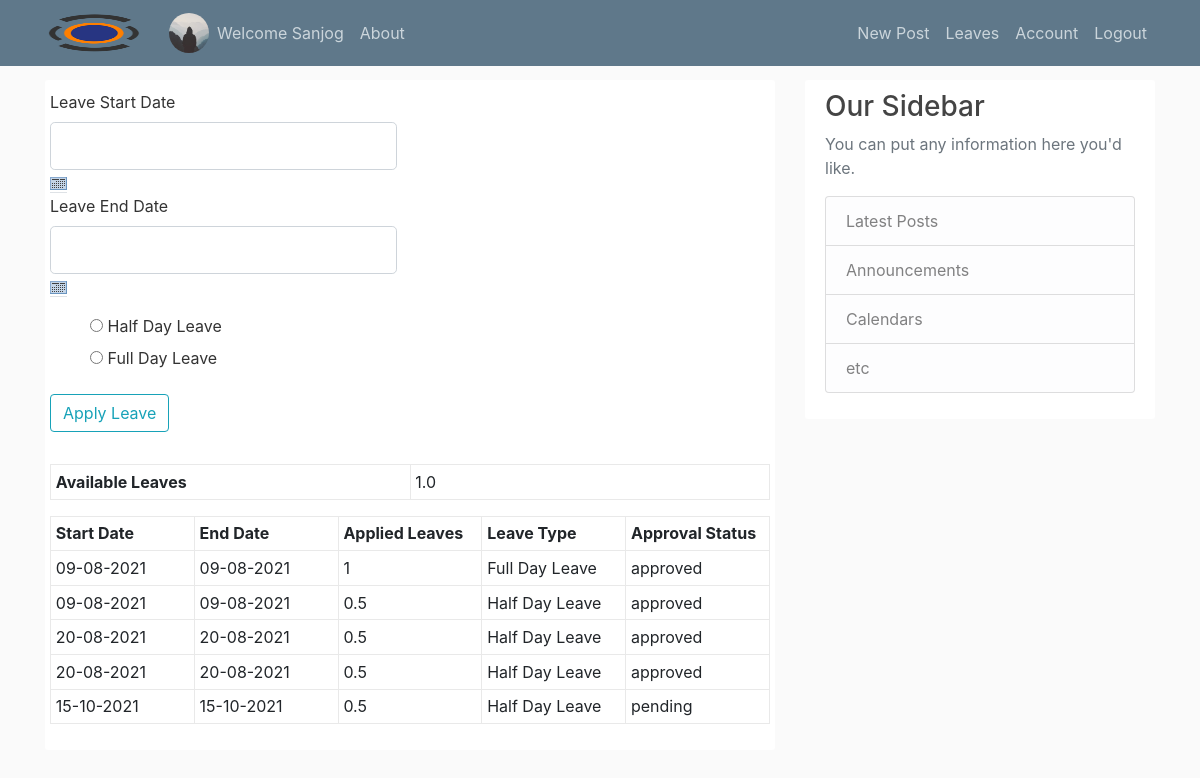
Page /leave (signed in) on the committed database.
### flaskblog/models.py (models this page shows, shortened)
class User(db.Model, UserMixin):
    id = db.Column(db.Integer, primary_key=True)
    username = db.Column(db.String(20), nullable=False)
    email = db.Column(db.String(120), unique=True, nullable=False)
    image_file = db.Column(db.String(20), nullable=False, default='default.jpg')
    password = db.Column(db.String(60), nullable=False)
    registration_time = db.Column(db.DateTime, nullable=False, default=datetime.utcnow())
    manager_byemail = db.Column(db.String(60), nullable=False)
    posts = db.relationship('Post', backref='author', lazy=True)
    leaves = db.relationship('Leaves', backref='author', lazy=True)
    role_id = db.Column(db.Integer, db.ForeignKey('roles.id'))
    testcaseid=db.Column(db.String(20), unique=True)
    total_applied_leaves = db.Column(db.Integer, default=0)

class Leaves(db.Model):
    id = db.Column(db.Integer, primary_key=True)
    startdate = db.Column(db.String(10), nullable=False)
    applied_datetime = db.Column(db.DateTime, nullable=False, default=datetime.utcnow())
    enddate = db.Column(db.String(10), nullable=False)
    applied_leaves = db.Column(db.Integer, nullable=False)
    leave_type = db.Column(db.String(100), nullable=False)
    approved = db.Column(db.String(10), nullable=False)
    user_id = db.Column(db.Integer, db.ForeignKey('user.id'), nullable=False)
    pending_leaves=db.Column(db.Integer, default=0)

### flaskblog/leave/routes.py (the view, shortened to what this page needs)
@posts.route("/leave", methods=['GET','POST'])
@login_required
def leave_summary():
    l = Leaves.query.filter(Leaves.applied_datetime < datetime.now()).all()
    form = LeaveappliedDate()
    joiningDate= current_user.registration_time
    now = datetime.now()
    currentDate = datetime(now.year, now.month, now.day)
    Total_months = (currentDate.year - joiningDate.year) * 12 + currentDate.month - joiningDate.month
    Default_leaves = 2
    if Total_months > 1:
        Default_leaves = Default_leaves + (Total_months - 1) * 2
    leaves.applied_leaves=Default_leaves
    db.session.commit()
    previously_appliedleaves = Leaves.query.filter_by(user_id=current_user.id).all()
    sum_previously_appliedleaves = 0
    for i in previously_appliedleaves:
        sum_previously_appliedleaves = sum_previously_appliedleaves + i.applied_leaves
    q=User.query.filter_by(email=current_user.email).first()
    q.total_applied_leaves=sum_previously_appliedleaves
    db.session.commit()
    if sum_previously_appliedleaves > 0:
        Default_leaves = Default_leaves - sum_previously_appliedleaves
    allstartleaveslist=[]
    leavespending=Leaves.query.filter_by(user_id=current_user.id).all()
    return render_template('leave.html',tile='LeaveSummary',form=form, y=Default_leaves,leaveall=previously_appliedleaves, leavespending=leavespending)

### flaskblog/leave/forms.py
class LeaveappliedDate(FlaskForm):
        date = StringField('Leave Start Date',
                               validators=[DataRequired()])
        enddate = StringField('Leave End Date',
                               validators=[DataRequired()])
        leavetype = RadioField('', choices=[('Half Day Leave','Half Day Leave'),('Full Day Leave','Full Day Leave')])
        submit=SubmitField("Apply Leave")

### flaskblog/models.py (called while the page is built)
@login_manager.user_loader
def load_user(user_id):
    return User.query.get(int(user_id))

### flaskblog/templates/leave.html (shortened to what this page needs)
{% extends "layout.html" %}
{% block content %}
        <div class="content-section">
        <form method="POST" action="">
            <div class="row">
            <fieldset class="form-group">
                <div class="form-group">
                    {{ form.date.label(class="form-control-label") }}
                    {% if form.date.errors %}
                        {{ form.date(class="form-control form-control-lg is-invalid") }}
                        <div class="invalid-feedback">
                            {% for error in form.date.errors %}
                                <span>{{ error }}</span>
                            {% endfor %}
                        </div>
                    {% else %}
                        {{ form.date(class="form-control form-control-lg") }}
                    {% endif %}
                    <a href="#" class="border-bottom mb-4"
       onClick="setYears(1947, 2099);
       showCalender(this, 'date');">
                        <img src="static/calender.png"></a>
                <div class="form-group">
                    {{ form.enddate.label(class="form-control-label") }}
                    {% if form.enddate.errors %}
                        {{ form.enddate(class="form-control form-control-lg is-invalid") }}
                        <div class="invalid-feedback">
                            {% for error in form.enddate.errors %}
                                <span>{{ error }}</span>
                            {% endfor %}
                        </div>
                    {% else %}
                        {{ form.enddate(class="form-control form-control-lg") }}
                    {% endif %}
                    <a href="#" class="border-bottom mb-4"
       onClick="setYears(1947, 2099);
       showCalender(this, 'enddate');">
                        <img src="static/calender.png"></a>
                </div>
                    <form method="post">
    {{ form.leavetype(style="list-style:none") }}
                        </form>
                        <div>
                {{ form.submit(class="btn btn-outline-info") }}
            </div>
                </div>
                </fieldset>
                <div>
                     <table class="table table-sm table-bordered">
                        <tr>
                            <td><b>Available Leaves</b></td> <td> {{y}}</td></tr></table>
                    <table class="table table-sm table-bordered">
                        <tr>
                            <td><b>Start Date</b></td>
                            <td><b>End Date</b></td>
                            <td><b>Applied Leaves</b></td>
                            <td><b>Leave Type</b></td>
                            <td><b>Approval Status</b></td>
                </tr>
    {% for summary in leaveall%}
                <tr>
                    <td>{{summary.startdate}}</td>
                    <td>{{summary.enddate}}</td>
                    <td>{{summary.applied_leaves}}</td>
                    <td>{{summary.leave_type}}</td>
                    <td>{{summary.approved}}</td>
                </tr>
                {%endfor%}</table></div>
   <link href="static/calendar.css" rel="stylesheet" type="text/css">
            </div>
</form>
        </div>
      </div>
{% endblock content %}

### flaskblog/templates/layout.html (shortened to what this page needs)
<!DOCTYPE html>
<html>
<head>
    <link rel="stylesheet" href="https://stackpath.bootstrapcdn.com/bootstrap/4.2.1/css/bootstrap.min.css">
    <link rel="stylesheet" type="text/css" href="{{ url_for('static', filename='main.css') }}">
<link rel="stylesheet" href="https://maxcdn.bootstrapcdn.com/font-awesome/4.7.0/css/font-awesome.min.css">
</head>
<body>
    <header class="site-header">
      <nav class="navbar navbar-expand-md navbar-dark bg-steel fixed-top">
        <div class="container">
          <a class="navbar-brand mr-4" href="/"><img alt="Responsive image" width="100" height="40" src="/static/profile_pics/Ineuron.png"></a>
          <div class="collapse navbar-collapse" id="navbarToggle">
            <div class="navbar-nav mr-auto">
              {% if current_user.is_authenticated %}
              <img alt="Responsive image" class="rounded-circle" width="40" height="40" src="/static/profile_pics/{{ current_user.image_file }}">
              <a class="nav-item nav-link" href="{{ url_for('main.dehome') }}">Welcome {{ current_user.username.split()[0] }} </a>
              {% else %}
              <a class="nav-item nav-link" href="{{ url_for('main.home') }}">Home</a>
              {% endif %}
              <a class="nav-item nav-link" href="{{ url_for('main.about') }}">About</a>
            </div>
            <div class="navbar-nav">
              {% if current_user.is_authenticated %}
                <a class="nav-item nav-link" href="{{ url_for('leave.new_post') }}">New Post</a>
                <a class="nav-item nav-link" href="{{ url_for('leave.leave_summary') }}">Leaves</a>
                <a class="nav-item nav-link" href="{{ url_for('users.account') }}">Account</a>
                <a class="nav-item nav-link" href="{{ url_for('users.logout') }}">Logout</a>
              {% else %}
                <a class="nav-item nav-link" href="{{ url_for('users.login') }}">Login</a>
                <a class="nav-item nav-link" href="{{ url_for('users.register') }}">Register</a>
              {% endif %}
            </div>
          </div>
        </div>
      </nav>
    </header>
    <main role="main" class="container">
      <div class="row">
        <div class="col-md-8">
              {% block content %}{% endblock %}
        </div>
        <div class="col-md-4">
          <div class="content-section">
            <h3>Our Sidebar</h3>
            <p class='text-muted'>You can put any information here you'd like.
              <ul class="list-group">
                <li class="list-group-item list-group-item-light">Latest Posts</li>
                <li class="list-group-item list-group-item-light">Announcements</li>
                <li class="list-group-item list-group-item-light">Calendars</li>
                <li class="list-group-item list-group-item-light">etc</li>
              </ul>
            </p>
          </div>
        </div>
      </main>
</body>
</html>

### flaskblog/static/main.css (style rules this page uses)
body { background: #fafafa; color: #333333; margin-top: 5rem; }
h1, h2, h3, h4, h5, h6 { color: #444444; }
.bg-steel { background-color: #5f788a; }
.site-header .navbar-nav .nav-link { color: #cbd5db; }
.content-section { background: #ffffff; padding: 10px 20px; border: 1solid #dddddd; border-radius: 3px; margin-bottom: 20px; }
table.table { table-layout: fixed; }
table.table tr th, table.table tr td { border-color: #e9e9e9; }

### rows in the picture
User: image_file (placeholder picture), username "Sanjog"
Leaves: startdate "09-08-2021", enddate "09-08-2021", applied_leaves "1", leave_type "Full Day Leave", approved "approved"
Leaves: startdate "09-08-2021", enddate "09-08-2021", applied_leaves "0.5", leave_type "Half Day Leave", approved "approved"
Leaves: startdate "20-08-2021", enddate "20-08-2021", applied_leaves "0.5", leave_type "Half Day Leave", approved "approved"
Leaves: startdate "20-08-2021", enddate "20-08-2021", applied_leaves "0.5", leave_type "Half Day Leave", approved "approved"
Leaves: startdate "15-10-2021", enddate "15-10-2021", applied_leaves "0.5", leave_type "Half Day Leave", approved "pending"

### other values in the picture
{{ y }} "1.0"
